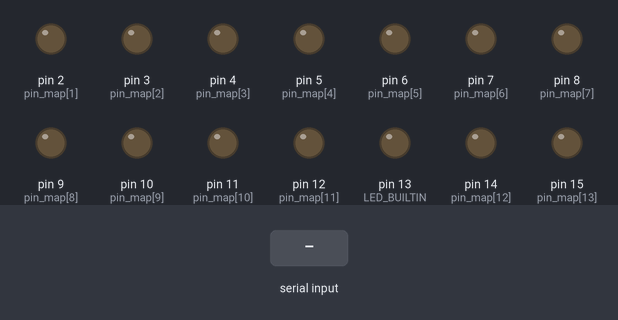
Simulated run of this sketch. Board: Arduino Uno, built with avr-gcc and run on an emulated ATmega328P. On the bench: output pins drawn as LEDs (lit = HIGH). Inputs (shaded band) come from the test bench. What the sketch prints to the serial monitor is not drawn.

Above: at 1.2 s.
1.3 s: "1,90\n" received over Serial
Timing chart, 0 to 4.3 s (numbered marks = the images above; inputs shaded):
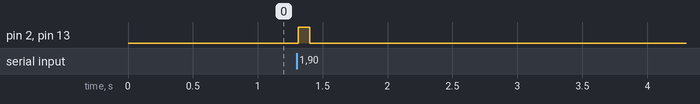

The sketch:

miner_control.ino
```cpp
void setup() {
  pinMode(LED_BUILTIN, OUTPUT);

  for (int i = 2; i < 20; ++i) {
    pinMode(i, OUTPUT);
  }

  Serial.begin(9600);
}

// this map maps logical PC numbers to pin numbers use to ping them
// e.g. pin_map[1] should result in the correct pin for PC #1
// PC numbering starts at 1, not 0
// pin numbers start at 2, and then number 13 is omitted as it's the status LED pin

int pin_map[18] = {  0,   // not used
                     2,   // PC 01
                     3,   // PC 02
                     4,   // PC 03
                     5,   // PC 04
                     6,   // PC 05
                     7,   // PC 06
                     8,   // PC 07
                     9,   // PC 08
                    10,   // PC 09
                    11,   // PC 10
                    12,   // PC 11
                    // pin 13 omitted by design
                    14,   // PC 12
                    15,   // PC 13
                    16,   // PC 14
                    17,   // PC 15
                    18,   // PC 16
                    19    // PC 17
};

void loop() {
  while (Serial.available() > 0) {
    int address = Serial.parseInt();
    int timeout = Serial.parseInt();

    if (Serial.read() == '\n') {

      Serial.print(address, DEC);
      Serial.print(" ");
      Serial.print(timeout, DEC);
      Serial.print("\n");
      Serial.flush();

      if (address > 0 && address < 18) {
        Serial.print("start... ");
        digitalWrite(LED_BUILTIN, HIGH);
        digitalWrite(pin_map[address], HIGH);
        delay(timeout);
        digitalWrite(LED_BUILTIN, LOW);
        digitalWrite(pin_map[address], LOW);
        Serial.println("end.");
      }
    }
  }
}
```

Measured:
- after the input at 1.3 s, pin 2 (pin_map[1]), pin 13 (LED_BUILTIN): LOW → HIGH at once, → LOW 0.09 s later
